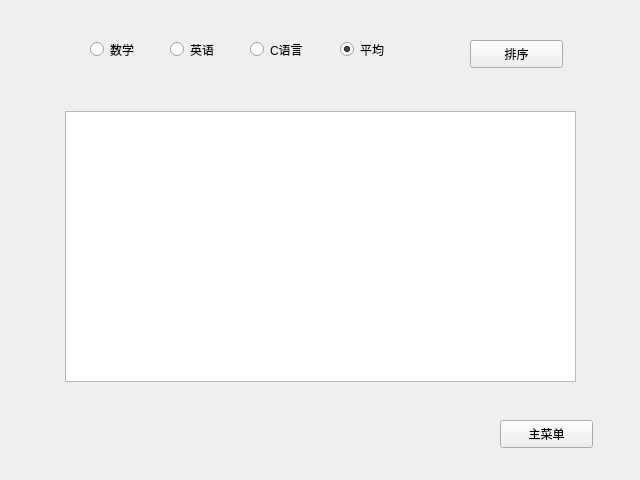
<?xml version="1.0" encoding="UTF-8"?>
<ui version="4.0">
 <class>SortWidget</class>
 <widget class="QWidget" name="SortWidget">
  <property name="geometry">
   <rect>
    <x>0</x>
    <y>0</y>
    <width>640</width>
    <height>480</height>
   </rect>
  </property>
  <property name="windowTitle">
   <string>Form</string>
  </property>
  <widget class="QPushButton" name="returnButton">
   <property name="geometry">
    <rect>
     <x>500</x>
     <y>420</y>
     <width>93</width>
     <height>28</height>
    </rect>
   </property>
   <property name="text">
    <string>主菜单</string>
   </property>
  </widget>
  <widget class="QTableWidget" name="tableWidget">
   <property name="geometry">
    <rect>
     <x>65</x>
     <y>111</y>
     <width>511</width>
     <height>271</height>
    </rect>
   </property>
  </widget>
  <widget class="QPushButton" name="sortButton">
   <property name="geometry">
    <rect>
     <x>470</x>
     <y>40</y>
     <width>93</width>
     <height>28</height>
    </rect>
   </property>
   <property name="text">
    <string>排序</string>
   </property>
  </widget>
  <widget class="QRadioButton" name="mathRadioButton">
   <property name="geometry">
    <rect>
     <x>90</x>
     <y>40</y>
     <width>71</width>
     <height>19</height>
    </rect>
   </property>
   <property name="text">
    <string>数学</string>
   </property>
   <property name="checked">
    <bool>false</bool>
   </property>
  </widget>
  <widget class="QRadioButton" name="enRadioButton">
   <property name="geometry">
    <rect>
     <x>170</x>
     <y>40</y>
     <width>71</width>
     <height>19</height>
    </rect>
   </property>
   <property name="text">
    <string>英语</string>
   </property>
  </widget>
  <widget class="QRadioButton" name="cRadioButton">
   <property name="geometry">
    <rect>
     <x>250</x>
     <y>40</y>
     <width>71</width>
     <height>19</height>
    </rect>
   </property>
   <property name="text">
    <string>C语言</string>
   </property>
  </widget>
  <widget class="QRadioButton" name="avgRadioButton">
   <property name="geometry">
    <rect>
     <x>340</x>
     <y>40</y>
     <width>71</width>
     <height>19</height>
    </rect>
   </property>
   <property name="text">
    <string>平均</string>
   </property>
   <property name="checked">
    <bool>true</bool>
   </property>
  </widget>
 </widget>
 <resources/>
 <connections/>
</ui>
